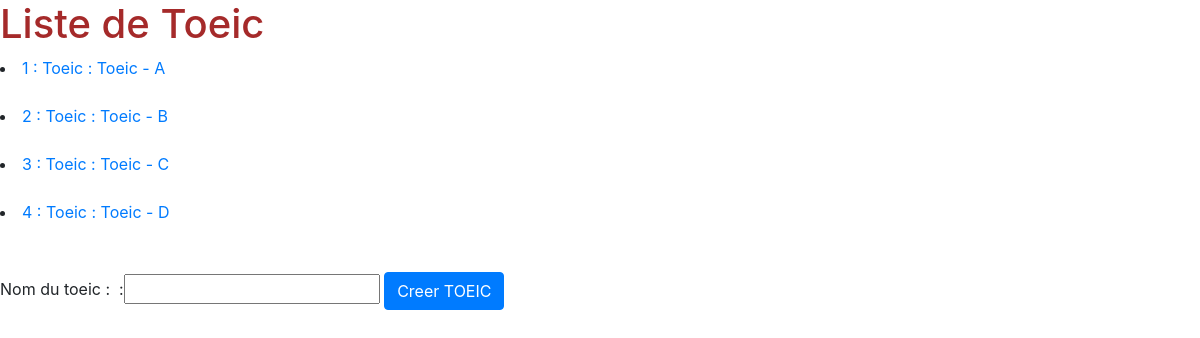
The app's page /liste_TOEIC with its own data.
### site_web/models.py (models this page shows)
class TOEIC(models.Model):
    lib_TOEIC=models.CharField(max_length=20)
    def __str__(self):
        return "Toeic : " +self.lib_TOEIC

### site_web/views.py (the view, shortened to what this page needs)
# urls.py: path('liste_TOEIC', views.liste_TOEIC, name="liste_TOEIC"),
def liste_TOEIC(request):
    listToeic =  ( Question.objects.all().values('id_TOEIC').distinct() )
    toeic = TOEIC.objects.filter(id__in=listToeic)
    toeicEnCours = TOEICEnCours.objects.all()
    maintenant=datetime.now()
    list_idToeicEnCours = []
    for t in toeic :
        for tEc in toeicEnCours :
            if(t.id==tEc.id_TOEIC.id and t.id not in list_idToeicEnCours):
                date_debut = (tEc.date_Debut)
                finSession = date_debut + timedelta(hours=2)
                if(estPlusGrandDate(date_debut,maintenant)  ) :
                    if estPlusGrandDate(maintenant,finSession):
                        list_idToeicEnCours.append(t.id)
    if request.method == 'GET': #Pour récupérer la page
        test = NomToeicForm(None)
        context ={
            "titre":"Liste de Toeic",
            "liste":toeic,
            "test" : test
        }
        context['list_idToeicEnCours']=list_idToeicEnCours
        context['toeicEnCours']=toeicEnCours
        return render(request,"listeToeic.html",context)

### site_web/forms.py
class NomToeicForm(forms.Form):
    nom = forms.CharField(label='Nom du toeic : ', required=True,widget=forms.TextInput(attrs={'required': "required"}), max_length=100 )

### templates/listeToeic.html (shortened to what this page needs)
{% extends 'base.html' %}
{% block content %}
<h1>{{ titre }}</h1>
{% for obj in liste %}
{% if user.is_superuser %}
<li>{{obj.id}}  : {{obj}}</li>
    {% if obj.id not in list_idToeicEnCours %}
    <form method='post'>
        {% csrf_token %}
        <button class="btn btn-primary" type="submit" name="toeic" value={{obj.id}} >Lancer TOEIC </button>
    </form>
    {% else %}
    <button class="btn btn-primary" type="submit" name="toeic" value={{obj.id}} disabled >En cours </button>
    </form>
    {% for tec in toeicEnCours %}
        {% if tec.id == obj.id %}
        <p>Mot de passe : {{ tec.password }} </p>
        <script>
            /**
            var heureD = "{{tec.date_Debut.hour}}";
            var minuteD = "{{tec.date_Debut.minute}}";
            var secondeD = "{{tec.date_Debut.second}}";
            dateDebut = new Date();
            dateDebut.setHours(heureD);
            dateDebut.setMinutes(minuteD);
            dateDebut.setSeconds(secondeD);
            // Set the date we're counting down to
            let countDownDate = dateDebut;
            countDownDate.setHours(countDownDate.getHours() +2 );
            var now = new Date().getTime();
            /**if (countDownDate - now < 0) {
                location.href="/home";
              }
            // Update the count down every 1 second
            var x = setInterval(function() {
              // Get today's date and time
              var now = new Date().getTime();
              // Find the distance between now and the count down date
              var distance = countDownDate - now;
              // Time calculations for days, hours, minutes and seconds
              var hours = Math.floor((distance % (1000 * 60 * 60 * 24)) / (1000 * 60 * 60));
              var minutes = Math.floor((distance % (1000 * 60 * 60)) / (1000 * 60));
              var seconds = Math.floor((distance % (1000 * 60)) / 1000);
              var chrono = hours + "h " + minutes + "m " + seconds + "s ";
              // Output the result in an element with id="demo"
              document.getElementById("{{obj.id}}").innerHTML = chrono;
              // If the count down is over, write some text
              if (distance < 0) {
                clearInterval(x);
                document.getElementById("{{obj.id}}").innerHTML = "EXPIRED";
                document.getElementById("valider").click();
                document.write(distance)
              }
            }, 1000);*/
        </script>
        <p id="{{obj.id}}"></p>
        {% endif %}
    {% endfor %}
    {% endif %}
{% else %}
<li><a href="{% url 'repondTOEIC' obj.id %}">{{obj.id}}  : {{obj}} </a></li>
{% endif %}
 <br/>
 {% endfor %}
<br/>
<div id="listeTOEIC">
    <div class="form-group">
        <form method='post'>
    {{ test }}
    <input class="btn btn-primary" type="submit" value='Creer TOEIC' >
</form>
</div>
{% endblock %}

### site_web/static/css/style.css (style rules this page uses)
h1, h2, h3 { color:brown; }

### records on screen
TOEIC: id "1", lib_TOEIC "Toeic : Toeic - A"
TOEIC: id "2", lib_TOEIC "Toeic : Toeic - B"
TOEIC: id "3", lib_TOEIC "Toeic : Toeic - C"
TOEIC: id "4", lib_TOEIC "Toeic : Toeic - D"

### other values on screen
{{ titre }} "Liste de Toeic"
